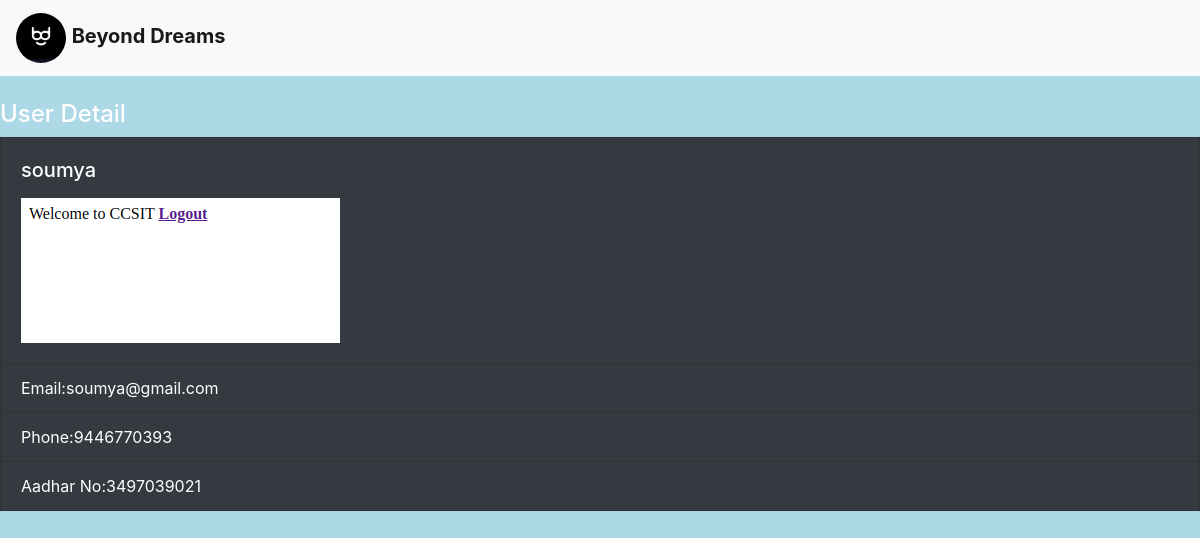
Page /package-detail/soumya/ on the committed database.
### backpacker/models.py (models this page shows)
class CustomUser(AbstractUser):
    is_agent = models.BooleanField('agent stat', default=False)
    is_customer = models.BooleanField('customer status', default=False)
    phone = models.CharField(max_length=10,default="")
    aadhar_no = models.CharField(max_length=12,default="")
    aadhar_image=models.ImageField(default="B.png")
    REQUIRED_FIELDS = []

### backpacker/views.py (the view)
# urls.py: path('package-detail/<str:uname>/',views.user_detail,name='user-detail'),
def user_detail(request,uname):
    u=CustomUser.objects.get(username=uname)
    context={
        'u':u
    }
    return render(request,"backpacker/userdetail.html",context)

### templates/backpacker/userdetail.html (shortened to what this page needs)
{% extends 'main.html' %}
{% block content %}
<br>
<div class="contianer text-white ">
<h4>User Detail</h4>
<div class="card text-white bg-dark rounded-0" style="">
  <div class="card-body">
    <h5 class="card-title">{{u.username}}</h5>
    <img src="{{u.aadhar_image.url}}" onclick="window.open(this.src)">
  </div>
  <ul class="list-group list-group-flush">
    <li class="list-group-item bg-dark">Email:{{u.email}}</li>
    <li class="list-group-item bg-dark">Phone:{{u.phone}}</li>
    <li class="list-group-item bg-dark">Aadhar No:{{u.aadhar_no}}</li>
  </ul>
</div>
</div>
{% endblock content %}

### rows in the picture
CustomUser: username "soumya", aadhar_image (picture), email "soumya@gmail.com", phone "9446770393", aadhar_no "3497039021"
